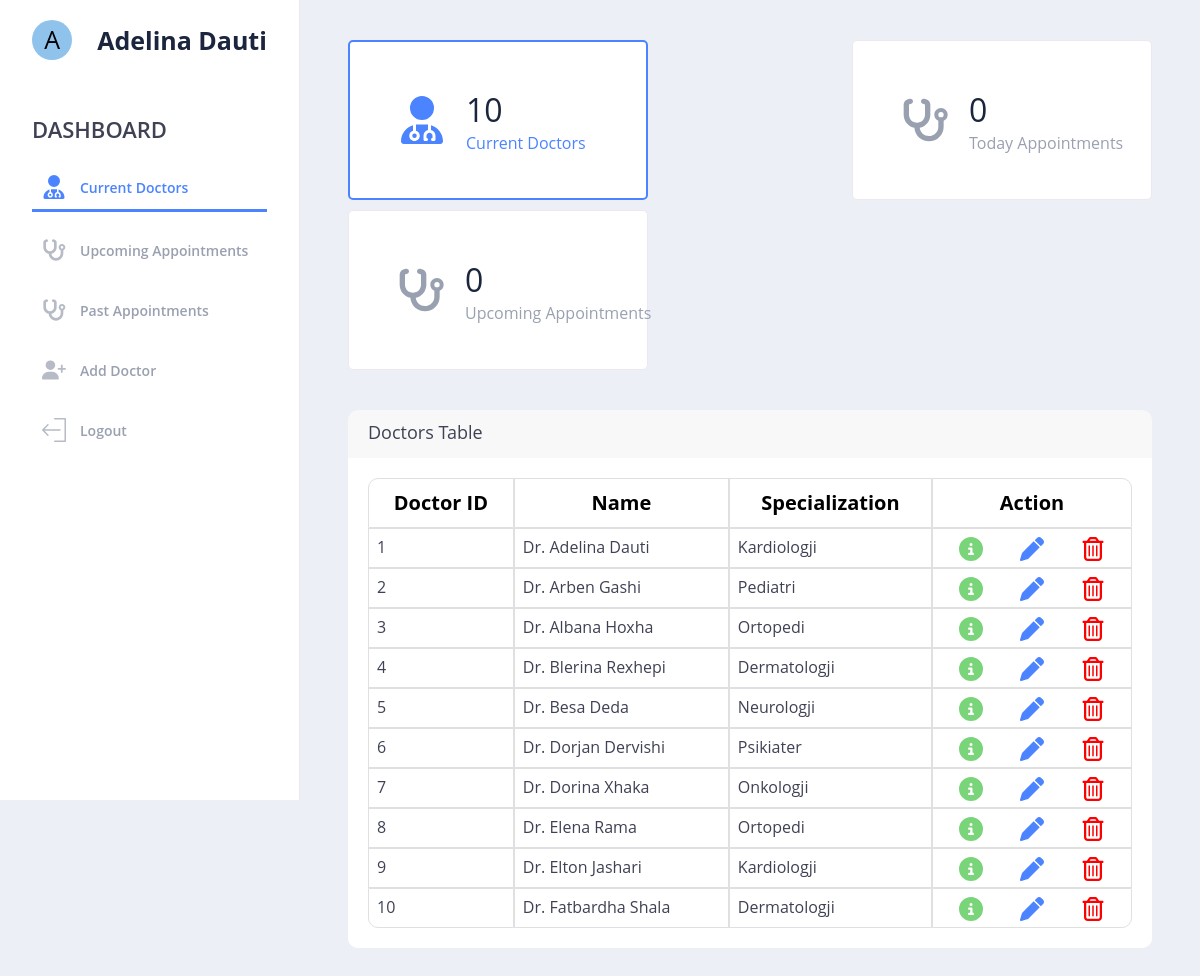
/admin/dashboard.php (signed in), run on the app's committed database.
### tables this page shows
CREATE TABLE IF NOT EXISTS `doctors` (
  `doctor_id` int NOT NULL AUTO_INCREMENT,
  `user_id` int NOT NULL,
  `name` varchar(255) NOT NULL,
  `specialization` varchar(255) NOT NULL,
  PRIMARY KEY (`doctor_id`),
  KEY `user_id` (`user_id`)
);

### admin/dashboard.php (the view, shortened to what this page needs)
<?php
if (isset($_SESSION["admin"])) {
?>
  <!DOCTYPE html>
  <html lang="en">
  <head>
    <link rel="stylesheet" href="https://cdnjs.cloudflare.com/ajax/libs/font-awesome/5.15.4/css/all.min.css" />
    <link rel="stylesheet" href="https://cdnjs.cloudflare.com/ajax/libs/font-awesome/4.7.0/css/font-awesome.min.css" />
    <link rel="stylesheet" href="admin_css/style.css" />
  </head>
  <body>
    <div class="dashboard">
      <header id="myLinks" class="menu-wrap">
        <div class="user">
          <div class="user">
            <div class="user-avatar">
              <?php
              if (isset($_SESSION['adminfullname'])) {
                $first_letter = substr($_SESSION['adminfullname'], 0, 1);
                echo strtoupper($first_letter);
              }
              ?>
            </div>
            <h1><?php if (isset($_SESSION["adminfullname"])) {
                  echo $_SESSION["adminfullname"];
                }; ?></h1>
          </div>
        </div>
        <nav>
          <section class="manage">
            <h2>Dashboard</h2>
            <ul>
              <li class="active">
                <a href="dashboard.php" style="color: #4b84fe;">
                  Current Doctors
                </a>
              </li>
              <li>
                <a href="upcomingappointments.php">
                  Upcoming Appointments
                </a>
              </li>
              <li>
                <a href="pastappointments.php">
                  Past Appointments
                </a>
              </li>
              <li>
                <a href="crud/add_doctor.php">
                  Add Doctor
                </a>
              </li>
              <li>
                <?php if (isset($_SESSION["admin"])) { ?>
                  <a class="btn" href="../validate/logout.php">
                    Logout</a>
                <?php } ?>
              </li>
            </ul>
          </section>
        </nav>
      </header>
      <main class="content-wrap">
        <div class="content">
          <?php
          require_once "../validate/connect.php";
          $sql = "SELECT COUNT(doctor_id) AS doctor_count FROM doctors";
          $result = mysqli_query($connect, $sql);
          $row = mysqli_fetch_assoc($result);
          $currentDate = date("Y-m-d");
          $sqlAppointments = "SELECT COUNT(appointment_id) AS appointment_count FROM appointments WHERE appointment_date > '$currentDate'";
          $resultAppointments = mysqli_query($connect, $sqlAppointments);
          $rowAppointments = mysqli_fetch_assoc($resultAppointments);
          $sqlTodayAppointments = "SELECT COUNT(appointment_id) AS today_appointment_count FROM appointments WHERE appointment_date = '$currentDate'";
          $resultTodayAppointments = mysqli_query($connect, $sqlTodayAppointments);
          $rowTodayAppointments = mysqli_fetch_assoc($resultTodayAppointments);
          ?>
          <section class="info-boxes">
            <a style="text-decoration: none;" href="dashboard.php">
              <div class="info-box active">
                <div class="box-icon">
                </div>
                <div class="box-content">
                  <span class="big"><?php echo $row["doctor_count"]; ?></span>
                  Current Doctors
                </div>
              </div>
            </a>
            <a style="text-decoration: none;" href="upcomingappointments.php">
              <div class="info-box">
                <div class="box-icon">
                </div>
                <div class="box-content">
                  <span class="big"><?php echo $rowTodayAppointments["today_appointment_count"]; ?></span>
                  Today Appointments
                </div>
              </div>
            </a>
            <a style="text-decoration: none;" href="upcomingappointments.php">
              <div class="info-box">
                <div class="box-icon">
                </div>
                <div class="box-content">
                  <span class="big"><?php echo $rowAppointments["appointment_count"]; ?></span>
                  Upcoming Appointments
                </div>
              </div>
            </a>
          </section>
          <section class="doctors-info">
            <div class="table-doctors">
              <h4>Doctors Table</h4>
              <table cellspacing="0" class="table table-bordered">
                <thead>
                  <tr>
                    <th class="column-doctorId">Doctor ID</th>
                    <th class="column-doctorName">Name</th>
                    <th class="column-doctorSpc">Specialization</th>
                    <th class="column-actionBtn">Action</th>
                  </tr>
                </thead>
                <tbody>
                  <?php
                  require_once "../validate/connect.php";
                  $sqlDocInfo = "SELECT * FROM doctors";
                  $resultDocInfo = mysqli_query($connect, $sqlDocInfo);
                  if (mysqli_num_rows($resultDocInfo) > 0) {
                    while ($rowDocInfo = mysqli_fetch_assoc($resultDocInfo)) {
                      echo '<tr>
                        <td class="column-tdId">' . $rowDocInfo["doctor_id"] . '</td>
                        <td class="column-tdName">' . $rowDocInfo["name"] . '</td>
                        <td class="column-tdSpc">' . $rowDocInfo["specialization"] . '</td>
                        <td class="column-tdBtn">';
                      echo '<a href="crud/doctor_details.php?id=' . $rowDocInfo["doctor_id"] . '" class="action-icons"><svg class="details-icon" xmlns="http://www.w3.org/2000/svg" width="24" height="24" viewBox="0 0 512 512"><path d="M256 512A256 256 0 1 0 256 0a256 256 0 1 0 0 512zM216 336h24V272H216c-13.3 0-24-10.7-24-24s10.7-24 24-24h48c13.3 0 24 10.7 24 24v88h8c13.3 0 24 10.7 24 24s-10.7 24-24 24H216c-13.3 0-24-10.7-24-24s10.7-24 24-24zm40-208a32 32 0 1 1 0 64 32 32 0 1 1 0-64z"/></svg></a> ';
                      echo '<a href="crud/update_doctors.php?id=' . $rowDocInfo["doctor_id"] . '" class="action-icons"><svg class="update-icon" xmlns="http://www.w3.org/2000/svg" width="24" height="24" viewBox="0 0 512 512"><path d="M362.7 19.3L314.3 67.7 444.3 197.7l48.4-48.4c25-25 25-65.5 0-90.5L453.3 19.3c-25-25-65.5-25-90.5 0zm-71 71L58.6 323.5c-10.4 10.4-18 23.3-22.2 37.4L1 481.2C-1.5 489.7 .8 498.8 7 505s15.3 8.5 23.7 6.1l120.3-35.4c14.1-4.2 27-11.8 37.4-22.2L421.7 220.3 291.7 90.3z"/></svg></a> ';
                      echo '<a href="admin_validate/validateDeleteDoctor.php?id=' . $rowDocInfo["doctor_id"] . '" class="action-icons" onclick="return confirm(\'Are you sure you want to delete this doctor?\')"><svg class="delete-icon" xmlns="http://www.w3.org/2000/svg" width="24" height="24" viewBox="0 0 448 512"><path d="M170.5 51.6L151.5 80h145l-19-28.4c-1.5-2.2-4-3.6-6.7-3.6H177.1c-2.7 0-5.2 1.3-6.7 3.6zm147-26.6L354.2 80H368h48 8c13.3 0 24 10.7 24 24s-10.7 24-24 24h-8V432c0 44.2-35.8 80-80 80H112c-44.2 0-80-35.8-80-80V128H24c-13.3 0-24-10.7-24-24S10.7 80 24 80h8H80 93.8l36.7-55.1C140.9 9.4 158.4 0 177.1 0h93.7c18.7 0 36.2 9.4 46.6 24.9zM80 128V432c0 17.7 14.3 32 32 32H336c17.7 0 32-14.3 32-32V128H80zm80 64V400c0 8.8-7.2 16-16 16s-16-7.2-16-16V192c0-8.8 7.2-16 16-16s16 7.2 16 16zm80 0V400c0 8.8-7.2 16-16 16s-16-7.2-16-16V192c0-8.8 7.2-16 16-16s16 7.2 16 16zm80 0V400c0 8.8-7.2 16-16 16s-16-7.2-16-16V192c0-8.8 7.2-16 16-16s16 7.2 16 16z"/></svg></a>';
                      echo '</td>
                        </tr>';
                    }
                  } else {
                    echo '<tr style="text-align: center;"><td colspan="4" class="text-center">No result found</td></tr>';
                  }
                  ?>
                </tbody>
              </table>
            </div>
          </section>
        </div>
      </main>
    </div>
  </body>
  </html>
<?php
} else if (isset($_SESSION["doctor"])) {
  header("Location: ../doctor/index.php");
} else if (isset($_SESSION["user"])) {
  header("Location: ../index.php");
} else {
  header("Location: ../index.php");
}
?>

### admin/admin_css/style.css (style rules this page uses)
* { box-sizing: border-box; }
html, body { color: #99a0b0; width: 100%; min-height: 100%; background-color: #EDEFF7; font-size: 16px; line-height: 120%; font-family: Open Sans, Helvetica, sans-serif; margin: 0; padding: 0; scroll-behavior: smooth; }
a:link, a:visited { color: #99a0b0; text-decoration: none; }
.dashboard { display: flex; width: 100%; height: 100%; }
.menu-wrap { width: 300px; padding-bottom: 3em; background: #fff; border-right: 1px solid #ede8f0; height: 100vh; overflow-y: auto; position: fixed; }
.menu-wrap .user { height: 80px; display: flex; align-items: center; justify-content: center; margin: 0; }
.active { border-bottom: 3px solid #4b84fe; }
.menu-wrap .user .user-avatar { width: 40px; height: 40px; border-radius: 50%; display: flex; overflow: hidden; justify-content: center; align-items: center; font-size: 25px; color: black; background-color: rgb(143, 195, 235); }
.menu-wrap .user h1 { margin: 0; padding: 0 0 0 1em; color: #1b253d; font-weight: 700; font-size: 25px; line-height: 100%; }
.menu-wrap nav { display: block; padding: 0 2em; }
.menu-wrap nav section { display: block; padding: 40px 0; }
.menu-wrap nav h2 { margin: auto; font-size: 22px; text-transform: uppercase; color: #3F4254; font-weight: 600; padding-bottom: 10px; }
.menu-wrap nav ul { display: block; padding: 0; margin: 0; }
.menu-wrap nav li { display: block; padding: 0; margin: 1em 0 0; padding: 10px; }
.menu-wrap nav li a { display: flex; align-items: center; justify-content: flex-start; color: #99a0b0; text-decoration: none; font-weight: 600; font-size: 0.875em; transition: color 0.15s ease; }
.menu-wrap nav li a svg { display: block; margin-right: 1em; }
.content-wrap .info-boxes .info-box.active { border: 2px solid #4b84fe; color: #4b84fe; }
.content-wrap { flex: 1; padding: 0 48px 48px 48px; overflow: auto; margin-left: 300px; }
.content-wrap .info-boxes { padding: 40px 0; display: flex; flex-wrap: wrap; justify-content: space-between; gap: 10px; }
.content-wrap .info-boxes .info-box { background: #fff; height: 160px; width: 350px; display: flex; align-items: center; justify-content: flex-start; padding: 0 3em; border: 1px solid #ede8f0; border-radius: 5px; }
.content-wrap .info-boxes .info-box .box-icon svg { display: block; width: 48px; height: 48px; }
.content-wrap .info-boxes .info-box .box-content { padding-left: 1.25em; white-space: nowrap; }
.content-wrap .info-boxes .info-box .box-content .big { display: block; font-size: 2em; line-height: 150%; color: #1b253d; }
.doctors-info { padding: 0; display: flex; flex-wrap: wrap; justify-content: space-between; gap: 2em; }
.table-doctors { width: 100%; background-color: #F8F8F8; border-radius: 10px; }
.table-doctors h4 { padding: 8px 15px; font-size: 18px; font-weight: 500; height: 38px; margin: 5px; color: #3F4254; }
.doctors-info .table-doctors table { width: 100%; background-color: #ffffff; padding: 20px; border-radius: 0 0 10px 10px; }
.doctors-info .table-doctors table thead td, .doctors-info .table-doctors table thead th { border-bottom-width: 1px; }
tbody, td, tfoot, th, thead, tr { border: 1px solid #E0E0E0; }
.doctors-info .table-doctors table thead th { padding: 8px; height: 50px; color: black; font-size: 20px; }
.doctors-info .table-doctors table tbody .column-tdBtn { display: flex; flex-direction: row; justify-content: space-around; align-items: center; flex-wrap: wrap; }
.doctors-info .table-doctors table tbody td { font-size: 16px; color: #3F4254; padding: 8px; height: 40px; }
.doctors-info .table-doctors table tbody .action-icons { font-size: 16px; }
.doctors-info .table-doctors table tbody a .details-icon { fill: #7ad47a; }
.doctors-info .table-doctors table tbody a .update-icon { fill: #4b84fe; }
.doctors-info .table-doctors table tbody a .delete-icon { fill: red; }
.doctors-info .table-doctors table thead .column-doctorId { border-radius: 10px 0 0 0; }
.doctors-info .table-doctors table thead .column-actionBtn { border-radius: 0 10px 0 0; }
.doctors-info .table-doctors table tbody tr:last-child .column-tdId { border-radius: 0 0 0 10px; }
.doctors-info .table-doctors table tbody tr:last-child .column-tdBtn { border-radius: 0 0 10px 0; }
.doctors-info .table-doctors table thead .column-actionBtn { width: 200px !important; }
@media (max-width: 1470px) { .content-wrap .info-boxes .info-box { height: 160px; width: 300px; } }

### data on the page
doctors: doctor_id "1", name "Dr. Adelina Dauti", specialization "Kardiologji"
doctors: doctor_id "2", name "Dr. Arben Gashi", specialization "Pediatri"
doctors: doctor_id "3", name "Dr. Albana Hoxha", specialization "Ortopedi"
doctors: doctor_id "4", name "Dr. Blerina Rexhepi", specialization "Dermatologji"
doctors: doctor_id "5", name "Dr. Besa Deda", specialization "Neurologji"
doctors: doctor_id "6", name "Dr. Dorjan Dervishi", specialization "Psikiater"
doctors: doctor_id "7", name "Dr. Dorina Xhaka", specialization "Onkologji"
doctors: doctor_id "8", name "Dr. Elena Rama", specialization "Ortopedi"
doctors: doctor_id "9", name "Dr. Elton Jashari", specialization "Kardiologji"
doctors: doctor_id "10", name "Dr. Fatbardha Shala", specialization "Dermatologji"

### other printed values
$first_letter "A"
$_SESSION["adminfullname"] "Adelina Dauti"
$row["doctor_count"] "10"
$rowTodayAppointments["today_appointment_count"] "0"
$rowAppointments["appointment_count"] "0"
